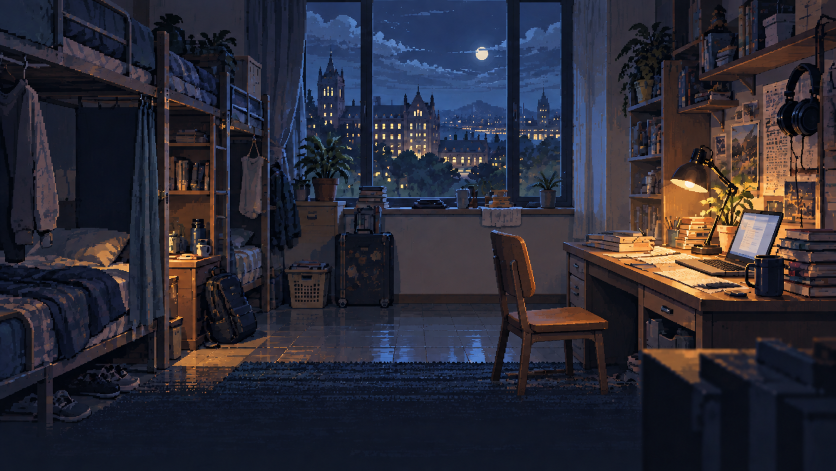
#> input picture 剧情概念稿/开场CG/电脑穿越-v1/dorm-plate.png, 1672 x 941 px (shown at 1/2 size); its folder holds 4 pictures in this run
$ python render-computer-portal-cg.py
#> lines starting #> are read from the running program, lines starting #| are printed output that depends on the picture
"""Render a 15s layered-illustration animatic, not neural video generation.

Generated plates/cutouts are preserved. Pillow composites animation frames;
FFmpeg encodes H.264/AAC. No source game art or save files are overwritten.
"""
from pathlib import Path
import math
import subprocess
import wave
import numpy as np
from PIL import Image, ImageDraw

ROOT = Path(__file__).resolve().parent.parent
ART = ROOT / '剧情概念稿/开场CG/电脑穿越-v1'
OUT = ROOT / '预览/序幕CG-v1'
FFMPEG = ROOT / 'tools/ffmpeg/ffmpeg.exe'
W, H, FPS, SECONDS = 1280, 720, 24, 15
NEAREST = Image.Resampling.NEAREST

def ease(a, b, t):
    u = max(0.0, min(1.0, (t-a)/(b-a)))
    return u*u*(3-2*u)

def load(name):
#> called with name = 'dorm-plate.png'
    return Image.open(ART/name).convert('RGBA')

plate = load('dorm-plate.png').resize((W,H), NEAREST)
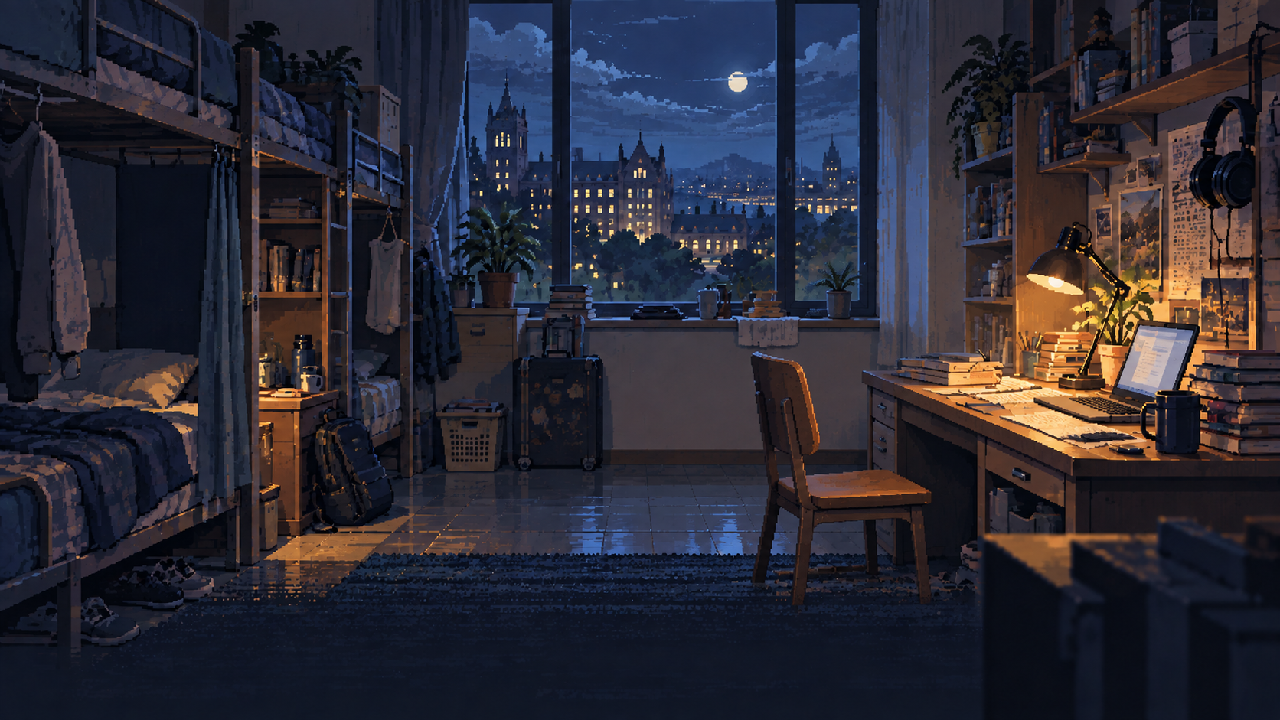
#> plate: PIL image 1280x720 RGBA; mean R, G, B, A 43.7, 42.3, 53.2, 255
study = load('hero-study.png')
#> call 2 of load, with name = 'hero-study.png'
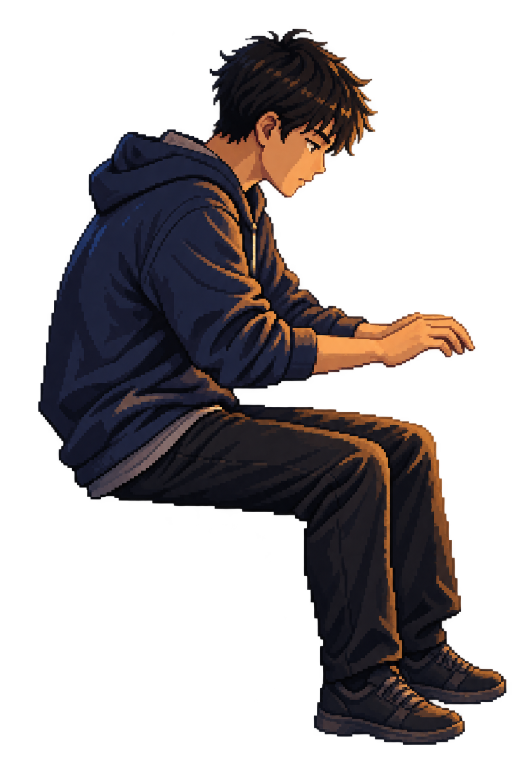
#> input picture 剧情概念稿/开场CG/电脑穿越-v1/hero-study.png, 1024 x 1536 px (shown at 1/2 size)
#> in load, returned value is the input picture: PIL image 1024x1536 RGBA; mean R, G, B, A 33.6, 24, 22.6, 98.1
reaction = load('hero-reaction-v2.png')
#> call 3 of load, with name = 'hero-reaction-v2.png'
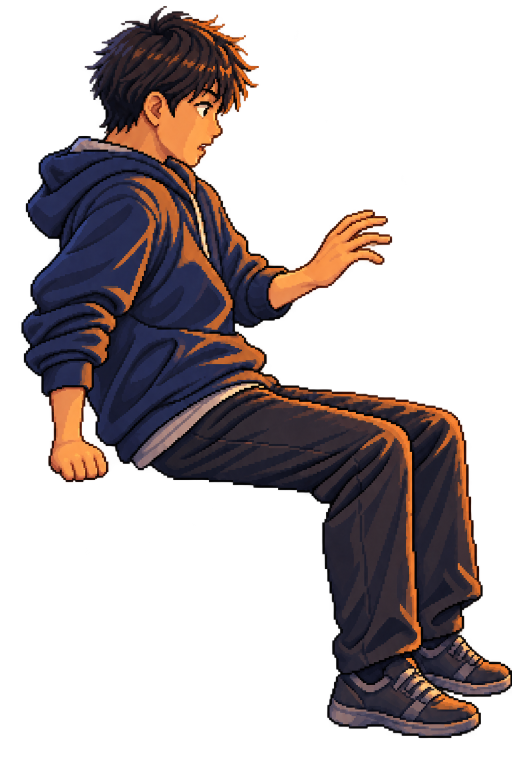
#> input picture 剧情概念稿/开场CG/电脑穿越-v1/hero-reaction-v2.png, 1024 x 1536 px (shown at 1/2 size)
#> in load, returned value is the input picture: PIL image 1024x1536 RGBA; mean R, G, B, A 45.4, 29.7, 27, 93.8
sanctuary = Image.open(ROOT/'chapters/art/tavern/goddess-sanctuary.png').convert('RGBA').resize((W,H),NEAREST)
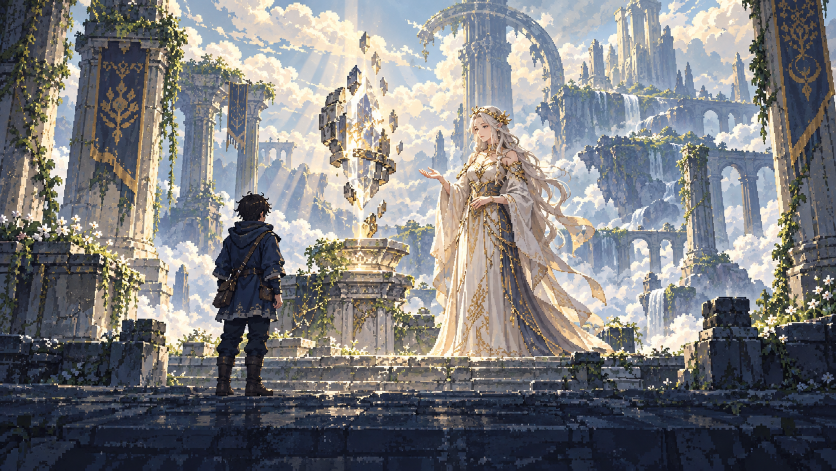
#> input picture chapters/art/tavern/goddess-sanctuary.png, 1672 x 941 px (shown at 1/2 size)
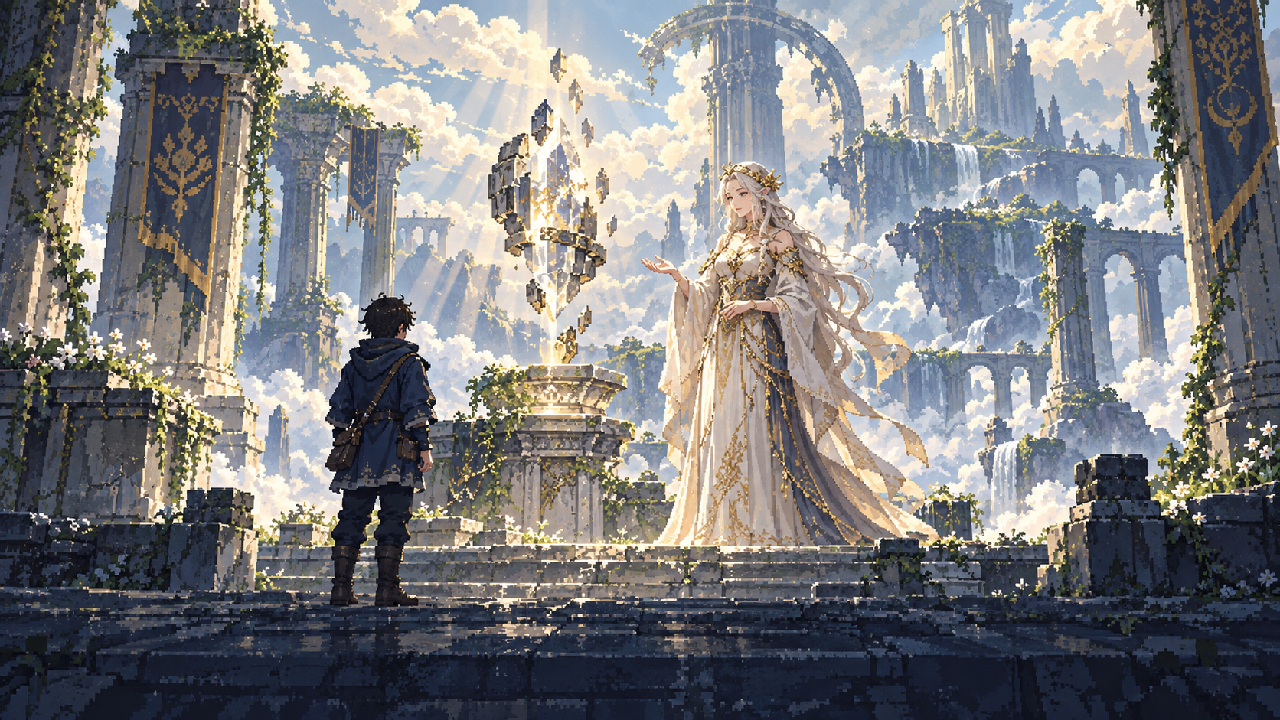
#> sanctuary: PIL image 1280x720 RGBA; mean R, G, B, A 124.1, 124.4, 125.8, 255
rng = np.random.default_rng(60106)
particles = [(rng.uniform(0,1),rng.uniform(0,1),rng.uniform(.65,1.5)) for _ in range(32)]

# [71 lines left out: functions character, light, camera, render, not called in this run]

def audio():
    sr=44100;n=sr*SECONDS;time=np.arange(n)/sr
    mix=np.zeros((n,2),dtype=np.float64)
    # Very quiet room tone, original keyboard Foley, rising pull and arrival bell.
    bed=rng.normal(0,.0007,n)
    mix[:,0]+=bed;mix[:,1]+=bed
    def add(start,signal,pan=.0):
        begin=round(start*sr);end=min(n,begin+len(signal));signal=signal[:end-begin]
        mix[begin:end,0]+=signal*math.sqrt((1-pan)/2)
        mix[begin:end,1]+=signal*math.sqrt((1+pan)/2)
    for start in [.8,1.02,1.65,2.0,2.32,3.1,3.35]:
        tt=np.arange(round(.06*sr))/sr
        click=(rng.normal(0,1,len(tt))*.035+np.sin(tt*2*np.pi*1700)*.012)*np.exp(-tt*90)
        add(start,click,.42)
    for start in [4.22,4.48]:
        tt=np.arange(round(.13*sr))/sr
        add(start,np.sin(2*np.pi*tt*1050)*np.exp(-tt*28)*.021,.45)
    start=5.1;length=3.9;tt=np.arange(round(length*sr))/sr;u=tt/length
    env=np.sin(np.pi*u)**1.8
    filtered=np.convolve(rng.normal(0,1,len(tt)),np.ones(18)/18,mode='same')
    whoosh=filtered*.19*env+np.sin(2*np.pi*(70*tt+32*tt**2))*.052*env
    add(start,whoosh,.2)
    tt=np.arange(round(3.6*sr))/sr
    bell=sum(np.sin(2*np.pi*f*tt)*np.exp(-tt*(1.6+i*.5))/(i+1) for i,f in enumerate([659.25,1318.5,1846]))
    add(9.55,bell*.075,-.15)
    fade=np.minimum(1,time/.12)*np.minimum(1,(SECONDS-time)/.65)
    pcm=(np.clip(mix*fade[:,None],-.85,.85)*32767).astype('<i2')
    path=OUT/'电脑穿越-音效-v1.wav'
    with wave.open(str(path),'wb') as stream:
        stream.setnchannels(2);stream.setsampwidth(2);stream.setframerate(sr);stream.writeframes(pcm.tobytes())
    return path

def main():
    OUT.mkdir(parents=True,exist_ok=True)
    sound=audio();video=OUT/'电脑穿越-15秒-v2.mp4'
    cmd=[str(FFMPEG),'-hide_banner','-loglevel','error','-y','-f','rawvideo','-pixel_format','rgb24','-video_size',f'{W}x{H}','-framerate',str(FPS),'-i','pipe:0','-i',str(sound),'-c:v','libx264','-preset','medium','-crf','17','-pix_fmt','yuv420p','-c:a','aac','-b:a','192k','-t',str(SECONDS),'-movflags','+faststart',str(video)]
#> (the run stopped early here; a loop or call above may not have finished)
